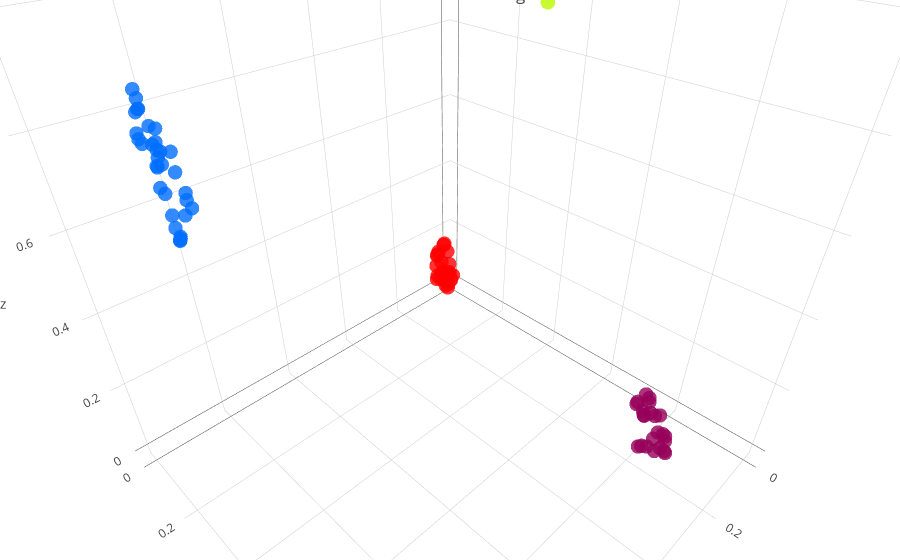

The notebook cell saved with this chart:
### Code cell
embedding_pipeline_3d = Pipeline([
    ("reducer", umap.UMAP(random_state=42,
                    n_components = 3,
                    n_neighbors=7,
                    min_dist=0)),
   ("scaler", MinMaxScaler())
])
embedding_pipeline_3d.fit(lrp_data)

embedding = embedding_pipeline_3d.transform(lrp_data)

emb3d = go.Scatter3d(
    x=embedding[:,0],
    y=embedding[:,1],
    z=embedding[:,2],
    mode="markers",
    marker=dict(
        size=5,
        color=clusterer.labels_,
        colorscale="Rainbow",
        opacity=0.8
    ),
    text=clusterer.labels_
)

layout = go.Layout(
    title= "Val LRP Embedding",
     margin=dict(
        l=0,
        r=0,
        b=0,
        t=0
    )
)

fig = go.Figure(data=[emb3d], layout=layout)
iplot(fig, filename='lrp-val.html')
